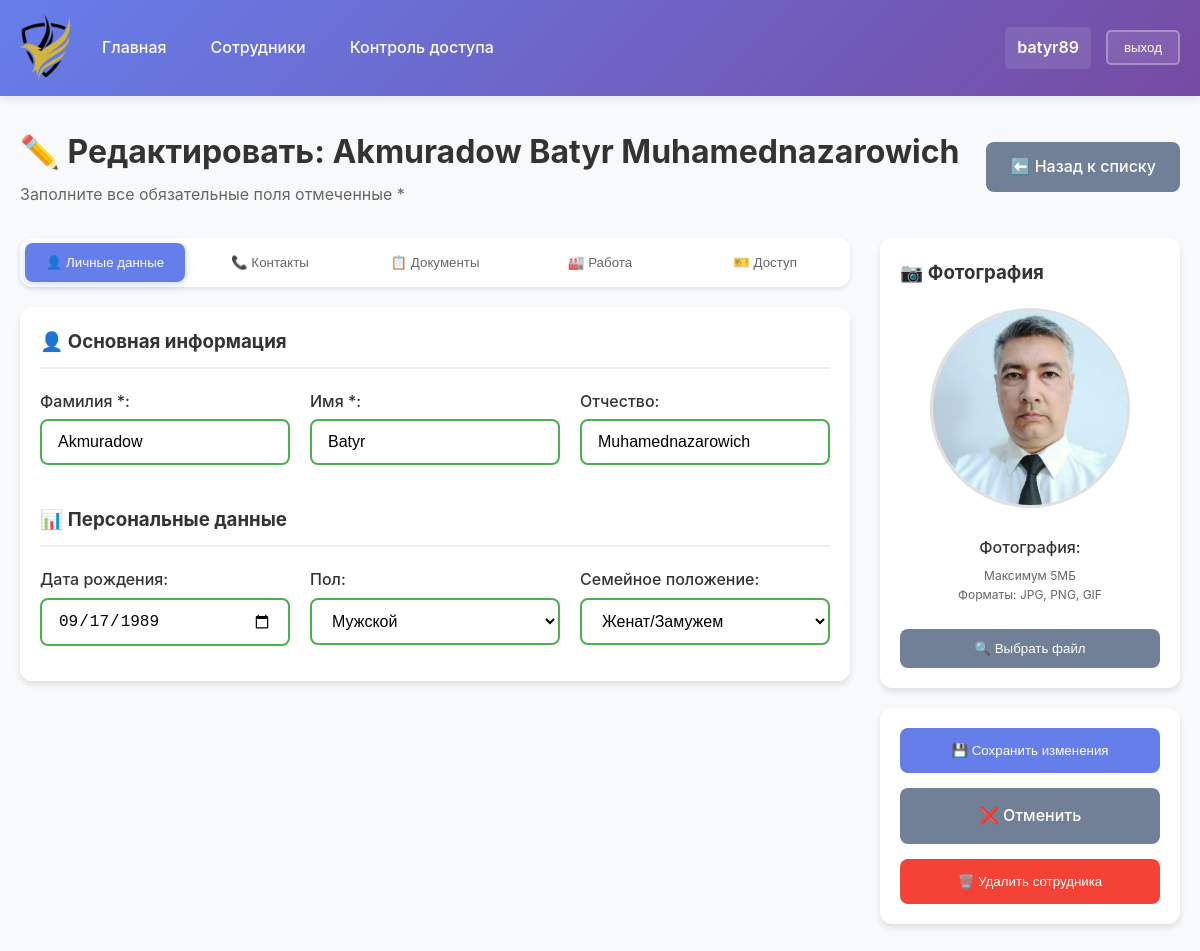
/employees/edit/2/ (signed in), run on the app's committed database.
### employees/models.py (models this page shows, shortened)
class Employee(models.Model):
    rfid_uid = models.CharField(max_length=20, unique=True, blank=True, null=True, verbose_name="RFID UID")
    first_name = models.CharField(max_length=50, verbose_name="Имя")
    last_name = models.CharField(max_length=50, verbose_name="Фамилия")
    middle_name = models.CharField(max_length=50, blank=True, verbose_name="Отчество")
    birth_date = models.DateField(null=True, blank=True, verbose_name="Дата рождения")
    GENDER_CHOICES = [
        ('M', 'Мужской'),
        ('F', 'Женский'),
    ]
    gender = models.CharField(max_length=1, choices=GENDER_CHOICES, blank=True, verbose_name="Пол")
    MARITAL_STATUS_CHOICES = [
        ('single', 'Холост/Не замужем'),
        ('married', 'Женат/Замужем'),
        ('divorced', 'Разведен(а)'),
        ('widowed', 'Вдовец/Вдова'),
    ]
    marital_status = models.CharField(
        max_length=20,
        choices=MARITAL_STATUS_CHOICES,
        blank=True,
        verbose_name="Семейное положение"
    )
    phone_regex = RegexValidator(
        regex=r'^\+?1?\d{9,15}$',
        message="Номер телефона должен быть в формате: '+999999999'. До 15 цифр."
    )
    phone = models.CharField(validators=[phone_regex], max_length=17, blank=True, verbose_name="Телефон")
    email = models.EmailField(blank=True, verbose_name="Email")
    address = models.TextField(blank=True, verbose_name="Адрес проживания")
    passport_series_regex = RegexValidator(
        regex=r'^[IVXLC]-[A-Z]{2}$',
        message="Серия паспорта должна быть в формате: I-AH, II-MR и т.д."
    )
    passport_series = models.CharField(validators=[passport_series_regex], max_length=4, blank=True, verbose_name="Серия паспорта")
    passport_number_regex = RegexValidator(
        regex=r'^\d{6}$',
        message="Номер паспорта должен содержать 6 цифр"
    )
    passport_number = models.CharField(validators=[passport_number_regex], max_length=6, blank=True, verbose_name="Номер паспорта")
    passport_issued_date = models.DateField(null=True, blank=True, verbose_name="Дата выдачи паспорта")
    passport_issued_by = models.TextField(blank=True, verbose_name="Кем выдан паспорт")
    inn_regex = RegexValidator(
        regex=r'^\d{10}$|^\d{12}$',
        message="ИНН должен содержать 10 или 12 цифр."
    )
    inn = models.CharField(validators=[inn_regex], max_length=12, blank=True, verbose_name="ИНН")
    snils_regex = RegexValidator(
        regex=r'^\d{11}$',
        message="СНИЛС должен содержать 11 цифр"
    )
    snils = models.CharField(validators=[snils_regex], max_length=11, blank=True, verbose_name="СНИЛС")
    department = models.CharField(max_length=100, verbose_name="Цех")
    position = models.CharField(max_length=100, verbose_name="Должность")
    employee_id = models.CharField(max_length=20, unique=True, verbose_name="Табельный номер")
    photo = models.ImageField(upload_to='employee_photos/', blank=True, null=True, verbose_name="Фото")
    is_active = models.BooleanField(default=True, verbose_name="Активен")
    hire_date = models.DateField(verbose_name="Дата приема")
    created_at = models.DateTimeField(auto_now_add=True)
    updated_at = models.DateTimeField(auto_now=True)
    class Meta:
        verbose_name = "Сотрудник"
        verbose_name_plural = "Сотрудники"
        ordering = ['last_name', 'first_name']
    def get_full_name(self):
        return f"{self.last_name} {self.first_name} {self.middle_name}".strip()

### employees/views.py (the view, shortened to what this page needs)
# urls.py: path('edit/<int:pk>/', views.EmployeeUpdateView.as_view(), name='employee_edit'),
class EmployeeUpdateView(LoginRequiredMixin, UpdateView):
    model = Employee
    form_class = EmployeeForm
    template_name = 'employees/employee_form.html'
    success_url = reverse_lazy('employees:employee_list')
    def get_context_data(self, **kwargs):
        context = super().get_context_data(**kwargs)
        context['title'] = f'Редактировать: {self.object.get_full_name()}'
        context['submit_text'] = 'Сохранить изменения'
        return context

### templates/employees/employee_form.html (shortened to what this page needs)
{% extends 'base.html' %}
{% block content %}
<div class="page-header">
    <div style="display: flex; justify-content: space-between; align-items: center; margin-bottom: 30px;">
        <div>
            <h1 style="margin: 0; color: #333;">
                {% if object %}
                    ✏️ {{ title }}
                {% else %}
                    ➕ {{ title }}
                {% endif %}
            </h1>
            <p style="margin: 5px 0 0 0; color: #666;">Заполните все обязательные поля отмеченные *</p>
        </div>
        <div>
            <a href="{% url 'employees:employee_list' %}" class="btn btn-secondary">⬅️ Назад к списку</a>
        </div>
    </div>
</div>
<form method="post" enctype="multipart/form-data" class="employee-form">
    <div style="display: grid; grid-template-columns: 1fr 300px; gap: 30px;">
        <div class="form-main">
            <div class="tab-navigation">
                <button type="button" class="tab-btn active" onclick="showTab('personal')">👤 Личные данные</button>
                <button type="button" class="tab-btn" onclick="showTab('contact')">📞 Контакты</button>
                <button type="button" class="tab-btn" onclick="showTab('documents')">📋 Документы</button>
                <button type="button" class="tab-btn" onclick="showTab('work')">🏭 Работа</button>
                <button type="button" class="tab-btn" onclick="showTab('access')">🎫 Доступ</button>
            </div>
            <div class="tab-content active" id="tab-personal">
                <div class="card">
                    <h3 style="margin: 0 0 20px 0; color: #333; border-bottom: 2px solid #f0f0f0; padding-bottom: 10px;">
                        👤 Основная информация
                    </h3>
                    <div style="display: grid; grid-template-columns: 1fr 1fr 1fr; gap: 20px; margin-bottom: 20px;">
                        <div class="form-group">
                            <label class="form-label">{{ form.last_name.label_tag }}</label>
                            {{ form.last_name }}
                        </div>
                        <div class="form-group">
                            <label class="form-label">{{ form.first_name.label_tag }}</label>
                            {{ form.first_name }}
                        </div>
                        <div class="form-group">
                            <label class="form-label">{{ form.middle_name.label_tag }}</label>
                            {{ form.middle_name }}
                        </div>
                    </div>
                    <h3 style="margin: 25px 0 20px 0; color: #333; border-bottom: 2px solid #f0f0f0; padding-bottom: 10px;">
                        📊 Персональные данные
                    </h3>
                    <div style="display: grid; grid-template-columns: 1fr 1fr 1fr; gap: 20px;">
                        <div class="form-group">
                            <label class="form-label">{{ form.birth_date.label_tag }}</label>
                            {{ form.birth_date }}
                        </div>
                        <div class="form-group">
                            <label class="form-label">{{ form.gender.label_tag }}</label>
                            {{ form.gender }}
                        </div>
                        <div class="form-group">
                            <label class="form-label">{{ form.marital_status.label_tag }}</label>
                            {{ form.marital_status }}
                        </div>
                    </div>
                </div>
            </div>
        </div>
        <div class="form-sidebar">
            <div class="card">
                <h3 style="margin: 0 0 20px 0; color: #333; text-align: center;">📷 Фотография</h3>
                <div class="photo-upload-area" style="text-align: center;">
                    <div class="photo-preview" style="margin-bottom: 20px;">
                        {% if object and object.photo %}
                            <img id="photoPreview" src="{{ object.photo.url }}" alt="Фото сотрудника"
                                 style="width: 200px; height: 200px; object-fit: cover; border-radius: 50%; border: 3px solid #e0e0e0;">
                        {% else %}
                            <div id="photoPreview" style="width: 200px; height: 200px; background: #f5f5f5; border-radius: 50%;
                                                         display: flex; align-items: center; justify-content: center; margin: 0 auto; border: 3px solid #e0e0e0;">
                                <span style="font-size: 48px; color: #ccc;">👤</span>
                            </div>
                        {% endif %}
                    </div>
                    <div class="form-group">
                        <label class="form-label">{{ form.photo.label_tag }}</label>
                        <small style="color: #666; font-size: 12px; display: block; margin-top: 5px;">
                            Максимум 5МБ<br>
                            Форматы: JPG, PNG, GIF
                        </small>
                    </div>
                    <button type="button" class="btn btn-secondary" onclick="document.getElementById('id_photo').click()"
                            style="width: 100%; margin-top: 10px;">
                        🔍 Выбрать файл
                    </button>
                </div>
            </div>
            <div class="card">
                <div style="display: flex; flex-direction: column; gap: 15px;">
                    <button type="submit" class="btn" style="width: 100%; padding: 15px;">
                        {% if object %}
                            💾 {{ submit_text }}
                        {% else %}
                            ➕ {{ submit_text }}
                        {% endif %}
                    </button>
                    <a href="{% url 'employees:employee_list' %}" class="btn btn-secondary" style="width: 100%; padding: 15px; text-align: center;">
                        ❌ Отменить
                    </a>
                    {% if object %}
                        <button type="button" onclick="deleteEmployee({{ object.id }}, '{{ object.get_full_name }}')"
                                class="btn btn-danger" style="width: 100%; padding: 15px;">
                            🗑️ Удалить сотрудника
                        </button>
                    {% endif %}
                </div>
            </div>
        </div>
    </div>
</form>
{% endblock %}

### templates/base.html (shortened to what this page needs)
{% load group_filters %}
{% load static %}
<!DOCTYPE html>
<html>
<head>
    <link rel="stylesheet" href="{% static 'css/style.css' %}">
</head>
<body>
    <div class="header">
        <div class="header-left">
            <img src="{% static 'images/logo.png' %}" alt="Logo" class="logo-menu-title">
            {% if user.is_authenticated %}
                <div class="nav-links">
                    <a href="/employees/">Главная</a>
                    {% if user.groups.all|length > 0 %}
                        {% for group in user.groups.all %}
                            {% if group.name == "HR_Admins" %}
                                <div class="dropdown">
                                    <a href="#">Сотрудники</a>
                                    <div class="dropdown-content">
                                        <a href="{% url 'employees:employee_list' %}">Список сотрудников</a>
                                        <a href="{% url 'employees:employee_add' %}">Добавить сотрудника</a>
                                    </div>
                                </div>
                                <a href="{% url 'employees:worktime_list' %}">Рабочее время</a>
                                <div class="dropdown">
                                    <a href="#">Отчеты</a>
                                    <div class="dropdown-content">
                                        <a href="#">По времени</a>
                                        <a href="#">По отделам</a>
                                        <a href="#">Экспорт данных</a>
                                    </div>
                                </div>
                            {% elif group.name == "HR_Users" %}
                                <div class="dropdown">
                                    <a href="#">Сотрудники</a>
                                    <div class="dropdown-content">
                                        <a href="{% url 'employees:employee_list' %}">Список сотрудников</a>
                                        <a href="{% url 'employees:employee_add' %}">Добавить сотрудника</a>
                                    </div>
                                </div>
                                <a href="{% url 'employees:security_display' %}">Контроль доступа</a>
                                <div class="dropdown">
                                    <a href="#">Отчеты</a>
                                    <div class="dropdown-content">
                                        <a href="#">По времени</a>
                                        <a href="#">По отделам</a>
                                    </div>
                                </div>
                            {% elif group.name == "Security_Users" %}
                                <a href="{% url 'employees:security_display' %}">Контроль доступа</a>
                            {% elif group.name == "Department_Managers" %}
                                <a href="{% url 'employees:employee_list' %}">Мои сотрудники</a>
                                <a href="{% url 'employees:security_display' %}">Контроль доступа</a>
                            {% endif %}
                        {% endfor %}
                    {% else %}
                        <a href="{% url 'employees:employee_list' %}">Сотрудники</a>
                        <a href="{% url 'employees:security_display' %}">Контроль доступа</a>
                    {% endif %}
                </div>
            {% endif %}
        </div>
        {% if user.is_authenticated %}
            <div class="header-right">
                <span class="username">{{ user.username }}</span>
                <form action="/logout/" method="post">
                    <button type="submit">выход</button>
                </form>
            </div>
        {% endif %}
    </div>
    <div class="container">
        {% block content %}
        {% endblock %}
    </div>
</body>
</html>

### data on the page
Employee: last_name "Akmuradow", first_name "Batyr", middle_name "Muhamednazarowich", birth_date "09/17/1989", gender "Мужской", marital_status "Женат/Замужем", photo (picture)

### other printed values
{{ user.username }} "batyr89"
{{ title }} "Редактировать: Akmuradow Batyr Muhamednazarowich"
{{ submit_text }} "Сохранить изменения"
